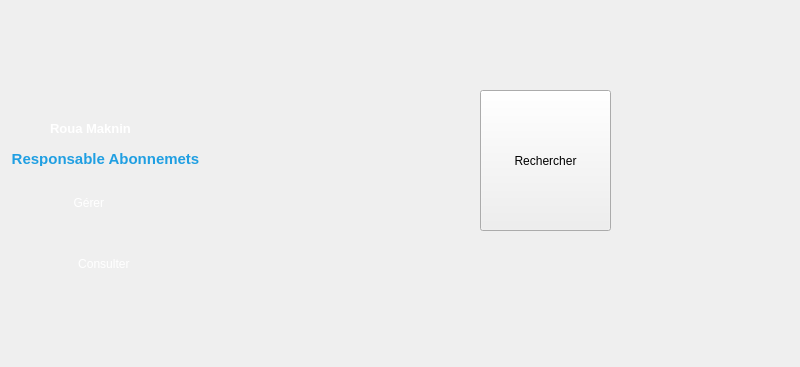
    <widget class="QWidget" name="ConsStat_2">
     <widget class="QLabel" name="selected2_7">
      <property name="geometry">
       <rect>
        <x>0</x>
        <y>250</y>
        <width>221</width>
        <height>51</height>
       </rect>
      </property>
      <property name="styleSheet">
       <string notr="true">#selected2 {
background-color: transparent;
background: none;
	border-image: url(:/img/img/selected2.png);
border: none;
background-repeat: none;
}</string>
      </property>
      <property name="text">
       <string/>
      </property>
     </widget>
     <widget class="QLabel" name="nom_prenom_10">
      <property name="geometry">
       <rect>
        <x>50</x>
        <y>121</y>
        <width>131</width>
        <height>16</height>
       </rect>
      </property>
      <property name="styleSheet">
       <string notr="true">

background-color: transparent;
font: 6pt &quot;Segoe UI Historic&quot;;
color: rgb(255, 255, 255);
background: none;
border: none;
background-repeat: none;
</string>
      </property>
      <property name="text">
       <string>&lt;html&gt;&lt;head/&gt;&lt;body&gt;&lt;p&gt;&lt;span style=&quot; font-size:10pt; font-weight:600;&quot;&gt;Roua Maknin&lt;/span&gt;&lt;/p&gt;&lt;/body&gt;&lt;/html&gt;</string>
      </property>
     </widget>
     <widget class="QPushButton" name="b2_9">
      <property name="geometry">
       <rect>
        <x>-20</x>
        <y>250</y>
        <width>251</width>
        <height>28</height>
       </rect>
      </property>
      <property name="cursor">
       <cursorShape>PointingHandCursor</cursorShape>
      </property>
      <property name="styleSheet">
       <string notr="true">

background-color: transparent;
	font: 10pt &quot;Segoe UI Historic&quot;;
	color: rgb(255, 255, 255);
background: none;
border: none;
background-repeat: none;
</string>
      </property>
      <property name="text">
       <string>Consulter </string>
      </property>
      <property name="autoDefault">
       <bool>false</bool>
      </property>
     </widget>
     <widget class="QPushButton" name="b1_9">
      <property name="geometry">
       <rect>
        <x>-10</x>
        <y>189</y>
        <width>181</width>
        <height>28</height>
       </rect>
      </property>
      <property name="styleSheet">
       <string notr="true">

background-color: transparent;
	font: 10pt &quot;Segoe UI Historic&quot;;
	color: rgb(255, 255, 255);
background: none;
border: none;
background-repeat: none;
</string>
      </property>
      <property name="text">
       <string>     Gérer</string>
      </property>
      <property name="autoDefault">
       <bool>false</bool>
      </property>
     </widget>
     <widget class="QLabel" name="label_17">
      <property name="geometry">
       <rect>
        <x>60</x>
        <y>9</y>
        <width>101</width>
        <height>101</height>
       </rect>
      </property>
      <property name="styleSheet">
       <string notr="true">border-image: url(:/img/img/avatar.png);</string>
      </property>
      <property name="text">
       <string/>
      </property>
     </widget>
     <widget class="QLabel" name="fonction_9">
      <property name="geometry">
       <rect>
        <x>10</x>
        <y>150</y>
        <width>191</width>
        <height>16</height>
       </rect>
      </property>
      <property name="styleSheet">
       <string notr="true">


background-color: transparent;
font: 5pt &quot;Segoe UI Historic&quot;;
color:rgb(32, 159, 226);
background: none;
border: none;
background-repeat: none;
</string>
      </property>
      <property name="text">
       <string>&lt;html&gt;&lt;head/&gt;&lt;body&gt;&lt;p align=&quot;center&quot;&gt;&lt;span style=&quot; font-size:11pt; font-weight:600;&quot;&gt;Responsable Abonnemets&lt;/span&gt;&lt;/p&gt;&lt;/body&gt;&lt;/html&gt;</string>
      </property>
     </widget>
     <widget class="QPushButton" name="icon3_6">
      <property name="geometry">
       <rect>
        <x>650</x>
        <y>90</y>
        <width>141</width>
        <height>141</height>
       </rect>
      </property>
      <property name="cursor">
       <cursorShape>PointingHandCursor</cursorShape>
      </property>
      <property name="styleSheet">
       <string notr="true">background-color: transparent;
	border-image: url(:/img/img/icon-class.png);
background: none;
border: none;
background-repeat: none;
</string>
      </property>
      <property name="text">
       <string/>
      </property>
     </widget>
     <widget class="QPushButton" name="icon1_7">
      <property name="geometry">
       <rect>
        <x>310</x>
        <y>90</y>
        <width>141</width>
        <height>141</height>
       </rect>
      </property>
      <property name="cursor">
       <cursorShape>PointingHandCursor</cursorShape>
      </property>
      <property name="styleSheet">
       <string notr="true">background-color: transparent;
	border-image: url(:/img/img/icon-stat.png);
background: none;
border: none;
background-repeat: none;
</string>
      </property>
      <property name="text">
       <string/>
      </property>
     </widget>
     <widget class="QPushButton" name="icon4_5">
      <property name="geometry">
       <rect>
        <x>480</x>
        <y>90</y>
        <width>131</width>
        <height>141</height>
       </rect>
      </property>
      <property name="cursor">
       <cursorShape>PointingHandCursor</cursorShape>
      </property>
      <property name="styleSheet">
       <string notr="true">border-image: url(:/img/img/8774.png);


</string>
      </property>
      <property name="text">
       <string>Rechercher</string>
      </property>
     </widget>
     <widget class="QPushButton" name="b2_12">
      <property name="geometry">
       <rect>
        <x>0</x>
        <y>330</y>
        <width>251</width>
        <height>28</height>
       </rect>
      </property>
      <property name="cursor">
       <cursorShape>PointingHandCursor</cursorShape>
      </property>
      <property name="styleSheet">
       <string notr="true">

background-color: transparent;
	font: 10pt &quot;Segoe UI Historic&quot;;
	color: rgb(255, 255, 255);
background: none;
border: none;
background-repeat: none;
</string>
      </property>
      <property name="text">
       <string/>
      </property>
      <property name="autoDefault">
       <bool>false</bool>
      </property>
     </widget>
    </widget>
